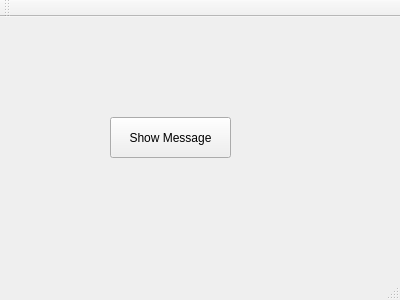
<?xml version="1.0" encoding="UTF-8"?>
<ui version="4.0">
 <class>MainWindow</class>
 <widget class="QMainWindow" name="MainWindow">
  <property name="geometry">
   <rect>
    <x>0</x>
    <y>0</y>
    <width>400</width>
    <height>300</height>
   </rect>
  </property>
  <property name="windowTitle">
   <string>MainWindow</string>
  </property>
  <widget class="QWidget" name="centralWidget">
   <widget class="QPushButton" name="pushButton">
    <property name="geometry">
     <rect>
      <x>110</x>
      <y>100</y>
      <width>121</width>
      <height>41</height>
     </rect>
    </property>
    <property name="text">
     <string>Show Message</string>
    </property>
   </widget>
  </widget>
  <widget class="QMenuBar" name="menuBar">
   <property name="geometry">
    <rect>
     <x>0</x>
     <y>0</y>
     <width>400</width>
     <height>18</height>
    </rect>
   </property>
  </widget>
  <widget class="QToolBar" name="mainToolBar">
   <attribute name="toolBarArea">
    <enum>TopToolBarArea</enum>
   </attribute>
   <attribute name="toolBarBreak">
    <bool>false</bool>
   </attribute>
  </widget>
  <widget class="QStatusBar" name="statusBar"/>
 </widget>
 <layoutdefault spacing="6" margin="11"/>
 <resources/>
 <connections/>
</ui>
